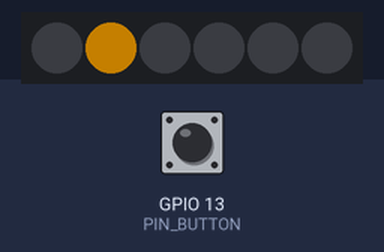
A sketch run on a simulated ESP32. On the bench: 6 RGB LEDs in strip order, left to right. The inputs (shaded band) are chosen by the test bench; at power-on: GPIO 13 (PIN_BUTTON) HIGH. Dim RGB values are drawn brighter than linear; what the sketch prints to the serial monitor is not drawn.

Above: at 1.2 s.
1.3 s: GPIO 13 (PIN_BUTTON) pulled LOW for 0.15 s
At 3.8 s:
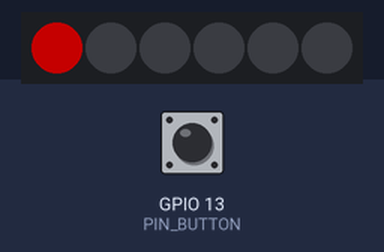
5.0 s: GPIO 13 (PIN_BUTTON) pulled LOW for 1 s
6.6 s: GPIO 13 (PIN_BUTTON) pulled LOW for 3.2 s
At 8.39 s:
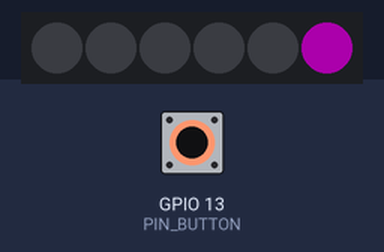
Timing chart, 0 to 16.4 s (numbered marks = the images above; inputs shaded):
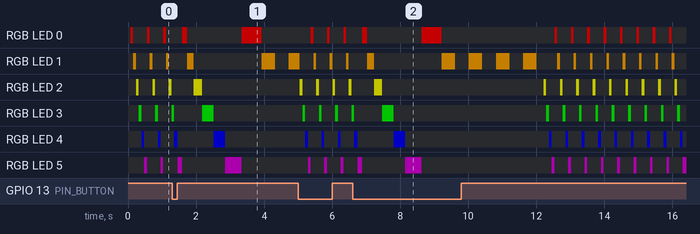

Measured:
- what the display in image 1 shows lasts 0.6 s, from 3.3 s to 3.9 s
- what the display in image 2 shows lasts 0.4 s, from 8.2 s to 8.6 s

The sketch:

n1.ino
```cpp
#include <Adafruit_NeoPixel.h>

#define PIN_NEOPIXEL  12
#define NUM_LEDS      6
#define PIN_BUTTON    13      // Usá un pin seguro, no el 12

Adafruit_NeoPixel strip(NUM_LEDS, PIN_NEOPIXEL, NEO_GRB + NEO_KHZ800);

// Colores fijos de cada LED
uint32_t colores[NUM_LEDS] = {
  strip.Color(255, 0, 0),     // Rojo
  strip.Color(255, 165, 0),   // Naranja
  strip.Color(255, 255, 0),   // Amarillo
  strip.Color(0, 255, 0),     // Verde
  strip.Color(0, 0, 255),     // Azul
  strip.Color(128, 0, 128)    // Violeta
};

enum EstadoJuego { CORRIENDO, FRENANDO, DETENIDO };
EstadoJuego estado = CORRIENDO;

int ledActual = NUM_LEDS - 1;   // empezamos en 5, el primer avance irá al 0
unsigned long tUltimoPaso = 0;
unsigned long intervalo = 80;    // ms entre saltos
unsigned long tDetenido = 0;
const unsigned long duracionResultado = 3000; // 3 s

// Botón
bool estadoBoton = HIGH;  // NUEVO: estado actual estable del botón
bool ultimoEstadoBoton = HIGH;
unsigned long tUltimoRebote = 0;
const unsigned long retardoRebote = 50;

// Parpadeo mientras está detenido
bool ledEncendido = true;
unsigned long tUltimoParpadeo = 0;

void setup() {
  Serial.begin(115200);
  strip.begin();
  strip.setBrightness(95);
  strip.show();

  pinMode(PIN_BUTTON, INPUT_PULLUP);
  Serial.println("🟢 Juego listo. Botón siempre activo: STOP o REINICIAR.");
}

void loop() {
  // --- Lectura robusta del botón con antirrebotes ---
  bool lectura = digitalRead(PIN_BUTTON);
  if (lectura != ultimoEstadoBoton) {
    tUltimoRebote = millis();
  }
  if ((millis() - tUltimoRebote) > retardoRebote) {
    // El estado es estable
    if (lectura != estadoBoton) {
      estadoBoton = lectura;
      // Flanco de bajada (presionado)
      if (estadoBoton == LOW) {
        botonPulsado();  // NUEVO: se llama siempre, la decisión se toma dentro
      }
    }
  }
  ultimoEstadoBoton = lectura;

  // --- Máquina de estados del juego ---
  unsigned long ahora = millis();

  switch (estado) {
    case CORRIENDO:
      if (ahora - tUltimoPaso >= intervalo) {
        avanzarLuz();
        tUltimoPaso = ahora;
      }
      break;

    case FRENANDO:
      if (ahora - tUltimoPaso >= intervalo) {
        avanzarLuz();
        tUltimoPaso = ahora;
        intervalo = intervalo * 1.25;
        if (intervalo > 600) {
          estado = DETENIDO;
          tDetenido = ahora;
          ledEncendido = true;     // empezar a parpadear
          tUltimoParpadeo = ahora;
          Serial.print("🔴 Detenido en LED ");
          Serial.println(ledActual);
        }
      }
      break;

    case DETENIDO:
      // Parpadeo del LED ganador para indicar que está detenido
      if (ahora - tUltimoParpadeo >= 400) {
        tUltimoParpadeo = ahora;
        ledEncendido = !ledEncendido;
        strip.clear();
        if (ledEncendido) {
            strip.setPixelColor(ledActual, colores[ledActual]);
        }
        strip.show();
      }
      // Reinicio automático tras duracionResultado
      if (ahora - tDetenido >= duracionResultado) {
        reiniciarJuego();
      }
      break;
  }
}

void avanzarLuz() {
  ledActual = (ledActual + 1) % NUM_LEDS;   // primero mover el puntero
  strip.clear();
  strip.setPixelColor(ledActual, colores[ledActual]); // encender el LED al que apunta
  strip.show();
}

void botonPulsado() {
  // NUEVO: ahora el botón siempre es útil
  if (estado == CORRIENDO) {
    estado = FRENANDO;
    Serial.println("⏸️  Frenando...");
  } else if (estado == DETENIDO) {
    // NUEVO: si ya está detenido, reinicia al instante
    Serial.println("🔁 Reinicio manual");
    reiniciarJuego();
  }
  // Si está FRENANDO, no hacemos nada (evitamos reinicios accidentales)
}

void reiniciarJuego() {
  estado = CORRIENDO;
  intervalo = 80;
  strip.clear();
  strip.show();
  Serial.println("🔄 Juego reiniciado");
}
```
